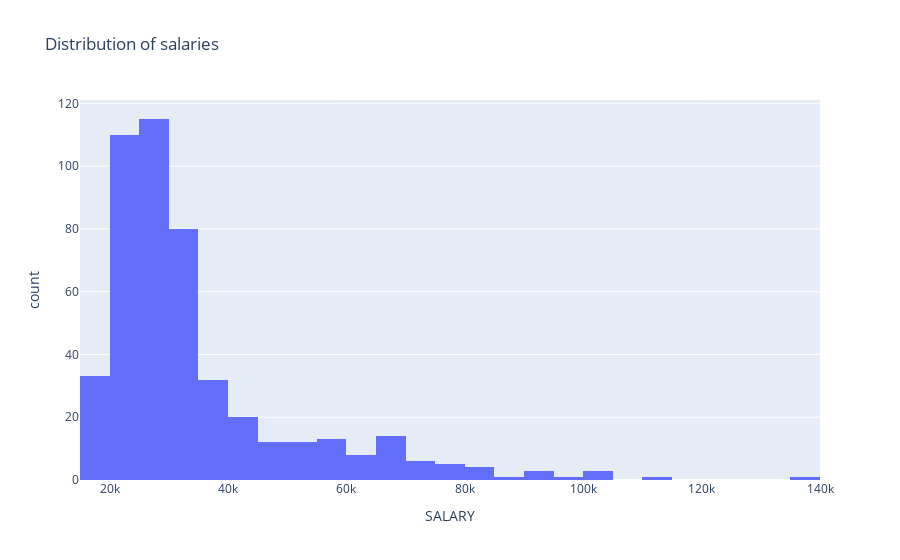

Notebook code cell kept with this figure:
### Markdown cell above
First we may want to know which amounts of salary appear how often amongst the 474 observations.

### Code cell
fig = plx.histogram(df,
    x = "SALARY",
    title = "Distribution of salaries"
)
fig = go.Figure(fig)
#fig.write_image("plots/distribution_of_salaries.png")
fig.show()

### Figure 1 — Plotly figure (JSON) as saved in the notebook; plotly's stock layout.template omitted (floating-point values rounded to 4 significant figures; data arrays with more than 128 entries replaced by an {"elided": "..."} marker saying what was removed)
{"data": [{"alignmentgroup": "True", "bingroup": "x", "hovertemplate": "SALARY=%{x}<br>count=%{y}<extra></extra>", "legendgroup": "", "marker": {"color": "#636efa"}, "name": "", "offsetgroup": "", "orientation": "v", "showlegend": false, "type": "histogram", "x": {"elided": "474 int values"}, "xaxis": "x", "yaxis": "y"}], "layout": {"barmode": "relative", "legend": {"tracegroupgap": 0}, "title": {"text": "Distribution of salaries"}, "xaxis": {"anchor": "y", "domain": [0, 1], "title": {"text": "SALARY"}}, "yaxis": {"anchor": "x", "domain": [0, 1], "title": {"text": "count"}}}}
